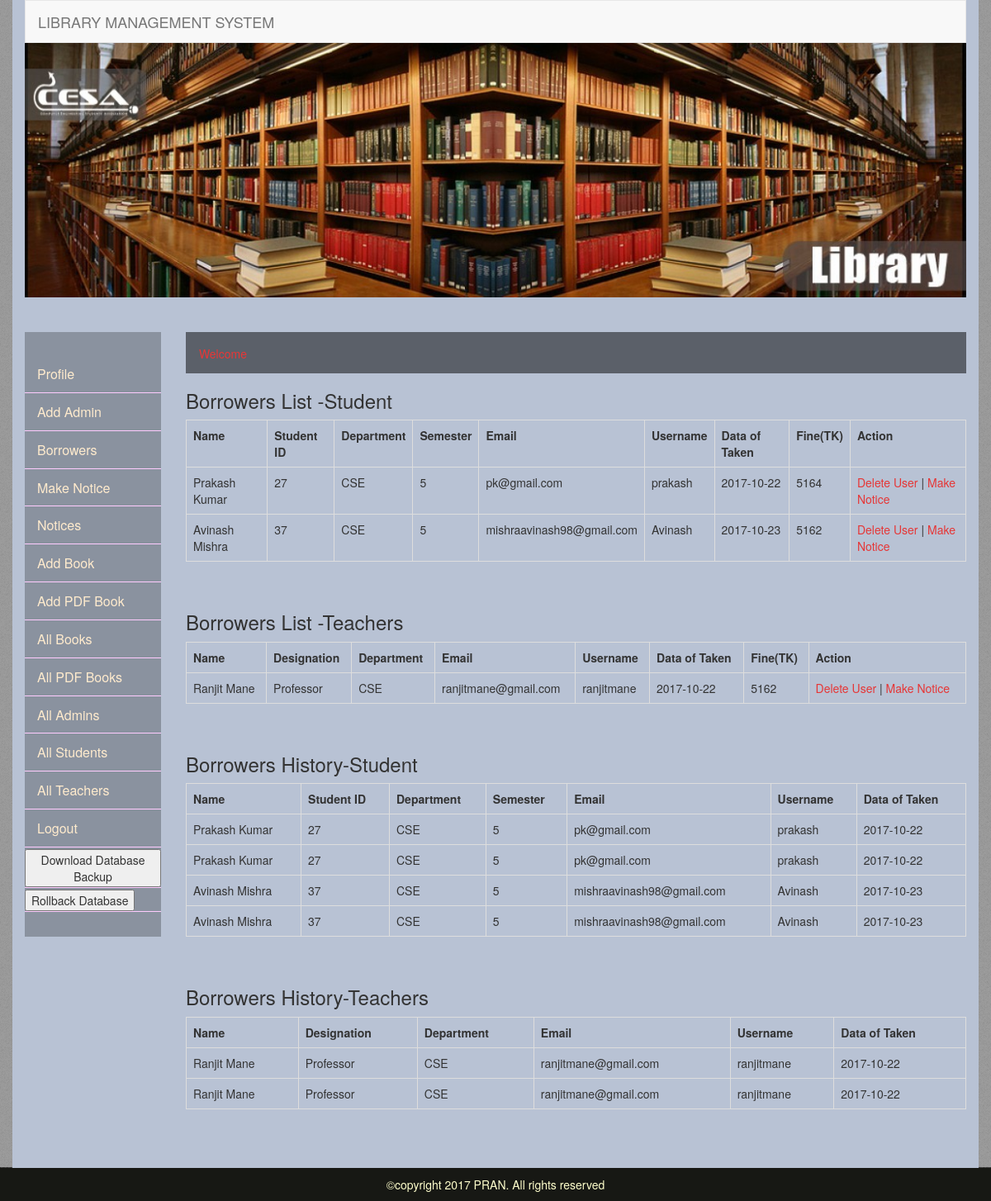
Page /borrower.php on the committed database.
### tables this page shows
CREATE TABLE `borrowers` (
  `id` int(11) NOT NULL,
  `username` varchar(30) NOT NULL,
  `date_of_taken` date NOT NULL,
  `isbn` varchar(255) NOT NULL,
  `bid` int(11) DEFAULT NULL
);

CREATE TABLE `registration` (
  `id` int(11) NOT NULL,
  `name` varchar(50) NOT NULL,
  `st_id` int(11) NOT NULL,
  `dept` varchar(25) NOT NULL,
  `session` int(11) NOT NULL,
  `email` varchar(50) NOT NULL,
  `username` varchar(50) NOT NULL,
  `password` varchar(50) NOT NULL,
  `user_role` int(11) NOT NULL DEFAULT '2'
);

CREATE TABLE `te_registration` (
  `id` int(11) NOT NULL,
  `name` varchar(255) NOT NULL,
  `designation` varchar(255) NOT NULL,
  `dept` varchar(255) NOT NULL,
  `email` varchar(255) NOT NULL,
  `username` varchar(255) NOT NULL,
  `password` varchar(255) NOT NULL,
  `user_role` int(11) NOT NULL DEFAULT '3'
);

### borrower.php (the view, shortened to what this page needs)
<?php include('adminheader.php');?>
    <div class="row">
     <?php include('adminmenu.php'); ?>
      <div class="col-md-10">
        <p class="welcome">Welcome &nbsp;&nbsp;<span style="color:#2484A4;"> <?php echo $_SESSION['username']; ?>  </span></p>
       <p><h3>Borrowers List -Student</h3></p>
        <table cellpadding="2" cellspacing="2" border="2" class="table table-bordered">
              <tr>
                <th>Name</th>
                <th>Student ID</th>
                <th>Department</th>
                <th>Semester</th>
                <th>Email</th>
                <th>Username</th>
                <th>Data of Taken</th>
                <th>Fine(TK)</th>
                <th>Action</th>
              </tr>
              <?php
              $date = date("Y-m-d");
               require 'newcon.php';
                $data = mysqli_query($link,"SELECT registration.id, registration.name, registration.st_id, registration.dept, registration.session, registration.email, registration.username,
                   borrowers.date_of_taken FROM borrowers, registration
                  WHERE borrowers.username = registration.username");
               while($row = mysqli_fetch_array($data)) {?>
              <tr>
                <?php $id = $row['id']; ?>
                <td><?php echo  $row['name'];?></td>
                <td><?PHP echo  $row['st_id']; ?></td>
                <td><?php echo  $row['dept'];?></td>
                <td><?PHP echo  $row['session']; ?></td>
                <td><?PHP echo  $row['email']; ?></td>
                <td><?PHP echo  $row['username'];?></td>
                <?PHP  $takendate=$row['date_of_taken'];?>
                <td><?PHP echo  $row['date_of_taken'];?></td>
                <td><?php $date1=date_create($date);
                $date2=date_create($takendate);
                $diff=date_diff($date1,$date2);
                $tt= $diff->format("%a");
				if($tt<=7)
				{
					echo 0;
				}
				else{
                echo  (int)$tt*2;
				}
                  ?></td>
                <td>
                  <a href="deletestudents.php?id=<?php echo $id ?>">Delete User</a> |
                  <a href="st_mknotice.php?id=<?php echo $id ?>">Make Notice</a>
                </td>
              </tr>
              <?php } ?>
            </table>
<br/>
            <p><h3>Borrowers List -Teachers</h3></p>
            <table cellpadding="2" cellspacing="2" border="2" class="table table-bordered"
              <tr>
                <th>Name</th>
                <th>Designation</th>
                <th>Department</th>
                <th>Email</th>
                <th>Username</th>
                <th>Data of Taken</th>
                <th>Fine(TK)</th>
                <th>Action</th>
              <?php
               require 'newcon.php';
                $data = mysqli_query($link,"SELECT te_registration.id, te_registration.name, te_registration.name, te_registration.designation, te_registration.dept, te_registration.email, te_registration.username,
                        borrowers.date_of_taken FROM borrowers, te_registration
                        WHERE borrowers.username = te_registration.username");
               while($row = mysqli_fetch_array($data)) {?>
              <tr>
                <?php $id = $row['id']; ?>
                <td><?php echo  $row['name'];?></td>
                <td><?PHP echo  $row['designation']; ?></td>
                <td><?php echo  $row['dept'];?></td>
                <td><?PHP echo  $row['email']; ?></td>
                <td><?PHP echo  $row['username'];?></td>
                <td><?PHP echo  $row['date_of_taken'];?></td>
                <td><?php $date1=date_create($date);
                if($tt<=7)
				{
					echo 0;
				}
				else{
                echo  (int)$tt*2;
				}
                  ?></td>
                <td>
                  <a href="deleteteachers.php?id=<?php echo $id; ?>">Delete User</a> |
                  <a href="te_mknotice.php?id=<?php echo $id ?>">Make Notice</a>
                </td>
              </tr>
              <?php } ?>
            </table>
			<br/>
			<p><h3>Borrowers History-Student</h3></p>
        <table cellpadding="2" cellspacing="2" border="2" class="table table-bordered">
              <tr>
                <th>Name</th>
                <th>Student ID</th>
                <th>Department</th>
                <th>Semester</th>
                <th>Email</th>
                <th>Username</th>
                <th>Data of Taken</th>
              </tr>
              <?php
               require 'newcon.php';
                $data = mysqli_query($link,"SELECT registration.id, registration.name, registration.st_id, registration.dept, registration.session, registration.email, registration.username,
                   bookhistory.date_of_taken FROM bookhistory, registration
                  WHERE bookhistory.username = registration.username");
               while($row = mysqli_fetch_array($data)) {?>
              <tr>
                <td><?php echo  $row['name'];?></td>
                <td><?PHP echo  $row['st_id']; ?></td>
                <td><?php echo  $row['dept'];?></td>
                <td><?PHP echo  $row['session']; ?></td>
                <td><?PHP echo  $row['email']; ?></td>
                <td><?PHP echo  $row['username'];?></td>
                <td><?PHP echo  $row['date_of_taken'];?></td>
              </tr>
              <?php } ?>
            </table>
			<br/>
			<p><h3>Borrowers History-Teachers</h3></p>
            <table cellpadding="2" cellspacing="2" border="2" class="table table-bordered"
              <tr>
                <th>Name</th>
                <th>Designation</th>
                <th>Department</th>
                <th>Email</th>
                <th>Username</th>
                <th>Data of Taken</th>
              <?php
               require 'newcon.php';
                $data = mysqli_query($link,"SELECT te_registration.id, te_registration.name, te_registration.name, te_registration.designation, te_registration.dept, te_registration.email, te_registration.username,
                       bookhistory.date_of_taken FROM bookhistory, te_registration
                        WHERE bookhistory.username = te_registration.username");
               while($row = mysqli_fetch_array($data)) {?>
              <tr>
                <td><?php echo  $row['name'];?></td>
                <td><?PHP echo  $row['designation']; ?></td>
                <td><?php echo  $row['dept'];?></td>
                <td><?PHP echo  $row['email']; ?></td>
                <td><?PHP echo  $row['username'];?></td>
                <td><?PHP echo  $row['date_of_taken'];?></td>
              </tr>
              <?php } ?>
            </table>
      </div>
    </div>
  </div>
 <?php include('footer.php');?>

### css/mystyle.css (style rules this page uses)
a { text-decoration:none; color:#e63636; }
body { background:url(../images/body-bg.png); }
.welcome { height: 50px; background:rgba(0,0,0,0.50);padding: 16px;color: #EA3636; }

### rows in the picture
borrowers: registration.name "Prakash Kumar", registration.st_id "27", registration.dept "CSE", registration.session "5", registration.email "pk@gmail.com", registration.username "prakash", date_of_taken "2017-10-22", (int)$tt*2 "5164"
borrowers: registration.name "Avinash Mishra", registration.st_id "37", registration.dept "CSE", registration.session "5", registration.email "mishraavinash98@gmail.com", registration.username "Avinash", date_of_taken "2017-10-23", (int)$tt*2 "5162"
borrowers: te_registration.name "Ranjit Mane", te_registration.designation "Professor", te_registration.dept "CSE", te_registration.email "ranjitmane@gmail.com", te_registration.username "ranjitmane", date_of_taken "2017-10-22"

### other values in the picture
$row['name'] "Prakash Kumar"
$row['st_id'] "27"
$row['dept'] "CSE"
$row['session'] "5"
$row['email'] "pk@gmail.com"
$row['username'] "prakash"
$row['date_of_taken'] "2017-10-22"
$row['name'] "Avinash Mishra"
$row['st_id'] "37"
$row['email'] "mishraavinash98@gmail.com"
$row['username'] "Avinash"
$row['date_of_taken'] "2017-10-23"
$row['name'] "Ranjit Mane"
$row['designation'] "Professor"
$row['email'] "ranjitmane@gmail.com"
